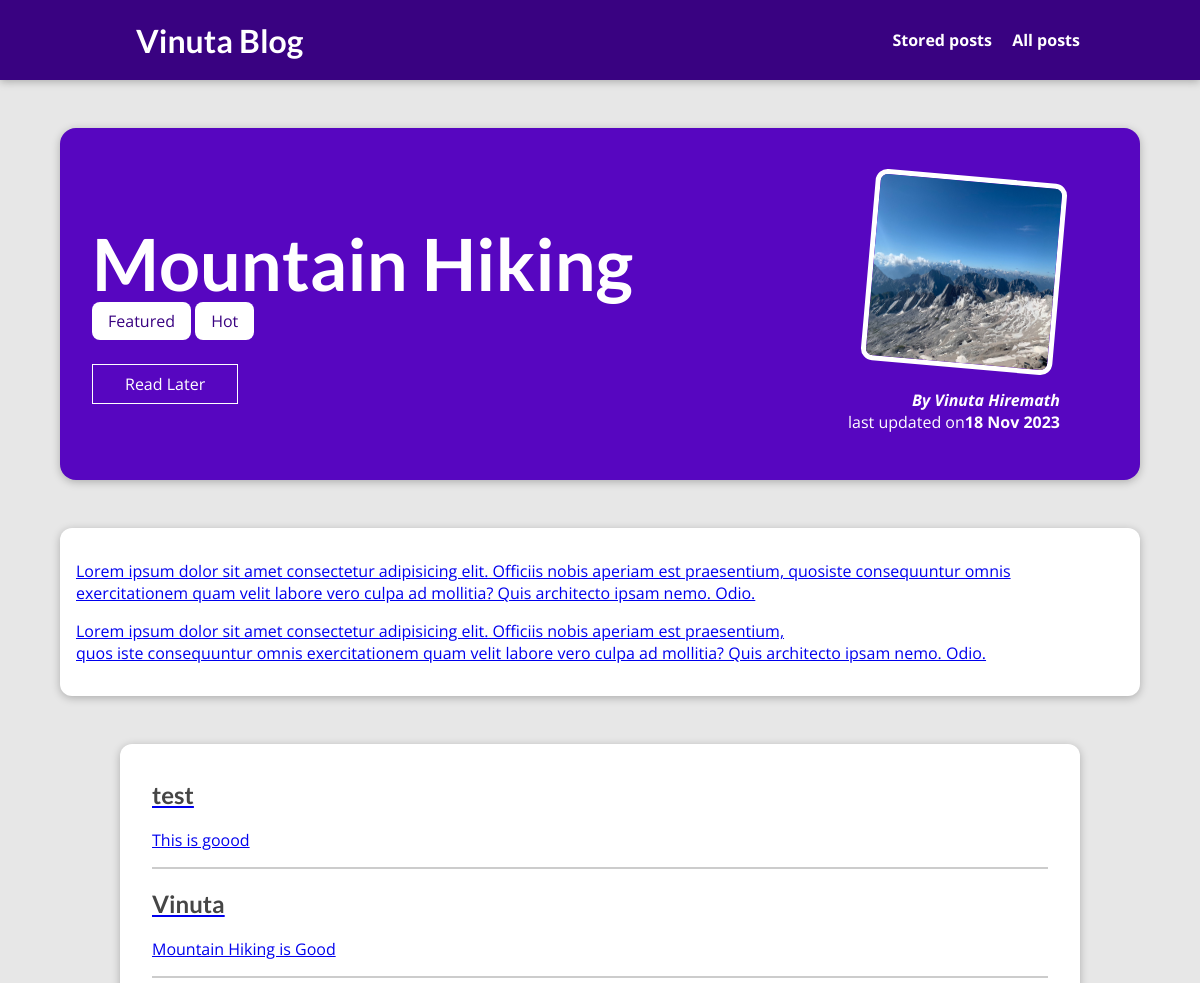
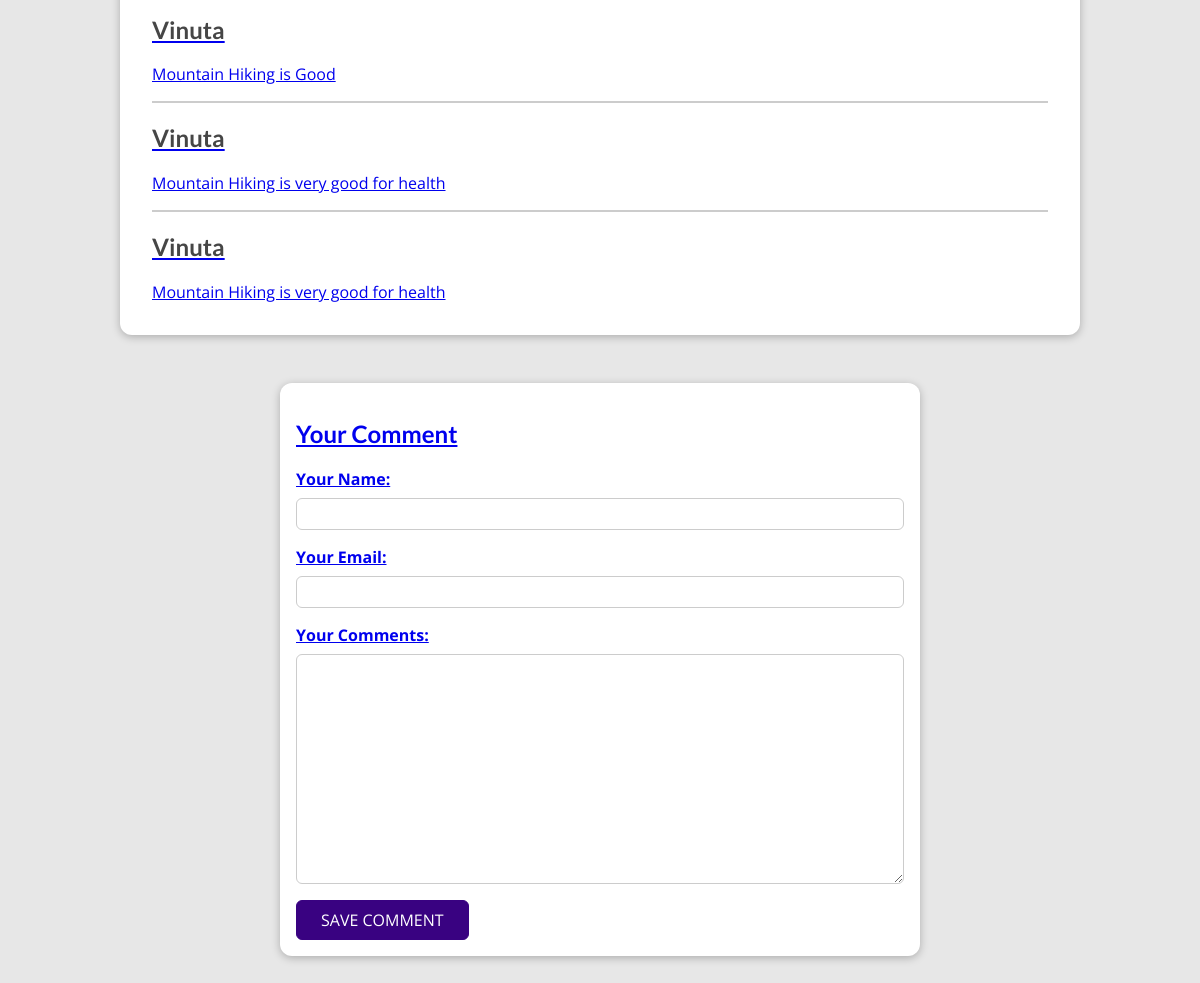
The page /posts/hike-in-the-mountains on the database its author committed (2 pictures, top to bottom).
### blog/models.py (models this page shows, shortened)
class Post(models.Model):
    title = models.CharField(max_length=150)
    excerpt = models.CharField(max_length=200)
    image =  models.ImageField(upload_to="posts", null=True)
    date = models.DateField(auto_now=True)
    slug = models.SlugField(unique=True,db_index=True)
    content = models.TextField(validators=[MinLengthValidator(10)])
    author = models.ForeignKey(Author, on_delete=models.SET_NULL,null=True, related_name="posts")
    tag = models.ManyToManyField(Tag)

class Tag(models.Model):
    caption = models.CharField(max_length=20)

class Author(models.Model):
    first_name = models.CharField(max_length=100)
    last_name = models.CharField(max_length=100)
    email_address = models.EmailField()
    def full_name(self):
        return f"{self.first_name} {self.last_name}"
    def __str__(self):
        return self.full_name()

class Comment(models.Model):
    user_name = models.CharField(max_length=120)
    user_email = models.EmailField()
    text = models.TextField(max_length=300)
    post = models.ForeignKey(Post, on_delete=models.CASCADE, related_name="comments")

### blog/views.py (the view, shortened to what this page needs)
# urls.py: path("posts/<slug:slug>", views.SinglePost.as_view(), name = "posts-detais-page"),
class SinglePost(View):
    def is_stored_post(self, request, post_id):
        stored_posts = request.session.get("stored_posts")
        if stored_posts is not None:
            is_saved_for_later = post_id in stored_posts
        else:
            is_saved_for_later = False
        return is_saved_for_later
    def get(self, request, slug):
        post = Post.objects.get(slug=slug)
        context = {
            "post" : post,
            "post_tags" : post.tag.all(),
            "comment_form" : CommentForm(),
            "comments" : post.comments.all().order_by("-id"),
            "saved_for_later" : self.is_stored_post(request, post.id)
        }
        return render(request, "blog/post-detail.html", context )

### blog/forms.py
class CommentForm(forms.ModelForm):
    class Meta:
        model = Comment
        exclude = ["post"]
        labels = {
            "user_name" : "Your Name",
            "user_email" : "Your Email",
            "text"  : "Your Comments"
        }

### blog/templates/blog/post-detail.html (shortened to what this page needs)
{% extends "base.html" %}
{% load static %}
{% block css_files %}
    <link rel="stylesheet" href="{% static 'blog/post-detail.css' %}" />
{% endblock%}
{% block content %}
    <section id="summary">
        <h2>{{post.title}}</h2>
        <div>
            {% for tag in post_tags %}
                <span class="tag">{{tag.caption}}</span>
            {% endfor %}
        </div>
        <div id="read-later">
            <form action="{% url 'read-later' %}" method="POST">
                <button>
                    {%if saved_for_later %}
                        Remove from Read Later List
                    {% else %}
                        Read Later
                    {% endif %}
                </button>
            </form>
        </div>
        <article>
            <img src="{{ post.image.url }}" alt = "{{post.title}}" />
            <address>By <a href="mailto:{{post.author.email_address}}">{{post.author}}</address>
            <div>
                last updated on<time>{{post.date|date:"d M Y"}}</time>
            </div>
        </article>
    </section>
    <main>
        {{post.content|linebreaks}}
    </main>
    <section id="comments">
        <ul>
            {% for comment in comments%}
                <li>
                    <h2>{{comment.user_name}}</h2>
                    <p>{{comment.text|linebreaks}}</p>
                </li>
            {% endfor %}
        </ul>
    </section>
    <section id="comment-form">
        <h2>Your Comment</h2>
        <form action="{% url 'posts-detais-page' post.slug %}" method="POST">
            {% for form_field in comment_form %}
            <div class = "form-control" {% if form_field.errors %} Invalid {% endif %}>
                {{ form_field.label_tag }}
                {{ form_field }}
            </div>
            {% endfor %}
            <button>SAVE COMMENT</button>
        </form>
    </section>
{% endblock%}

### templates/base.html (shortened to what this page needs)
{% load static %}
<!DOCTYPE html>
<html>
    <head>
        <link rel="stylesheet" href="{% static 'app.css' %}">
        {% block css_files %} {% endblock %}
    </head>
    <body>
        <header id="main-navigation">
        <h1><a href = "{% url 'stating-page' %}">Vinuta Blog</a></h1>
        <nav>
            <a href = "{% url 'read-later' %}">Stored posts</a>
            <a href = "{% url 'posts-page' %}">All posts</a>
        </nav>
        </header>
        {% block content %}
        {% endblock %}
    </body>
</html>

### static/app.css (style rules this page uses)
* { box-sizing: border-box; }
html { font-family: 'Open Sans', 'Lato', sans-serif; }
body { margin: 0; }
h1, h2, h3 { font-family: 'Lato', sans-serif; font-weight: bold; }
#main-navigation { width: 100%; height: 5rem; display: flex; justify-content: space-between; align-items: center; padding: 0 10%; position: absolute; top: 0; left: 0; }
#main-navigation a { text-decoration: none; color: white; font-weight: bold; margin-left: 1rem; }

### blog/static/blog/post-detail.css (style rules this page uses)
body { background-color: #e7e7e7; }
#main-navigation { background-color: #390281; box-shadow: 0 2px 8px rgba(0, 0, 0, 0.25); }
#summary { margin: 8rem auto 3rem auto; padding: 2rem; width: 90%; max-width: 90rem; border-radius: 16px; background-color: #5706c0; position: relative; box-shadow: 0 2px 8px rgba(0, 0, 0, 0.25); height: 22rem; }
#summary h2 { color: white; font-size: 4.5rem; margin-bottom: 0.25rem; }
#summary article { position: absolute; top: 2rem; right: 3rem; padding: 1rem 2rem; border-radius: 12px; text-align: right; color: white; }
#summary article img { width: 12rem; height: 12rem; border-radius: 12px; transform: rotateZ(5deg); border: 5px solid white; margin-bottom: 1rem; }
#summary address { font-weight: bold; }
#summary a { color: white; text-decoration: none; }
#summary time { font-weight: bold; }
#read-later { margin: 2rem 0; }
#read-later button { background-color: transparent; border: 1px solid white; padding: 0.5rem 2rem; font: inherit; color: white; cursor: pointer; }
main { width: 90%; max-width: 90rem; margin: 3rem auto; background-color: white; padding: 1rem; border-radius: 12px; box-shadow: 0 2px 8px rgba(0, 0, 0, 0.25); }
.tag { background-color: white; color: #390281; padding: 0.5rem 1rem; border-radius: 8px; }
#comment-form { margin: 3rem auto; width: 90%; max-width: 40rem; border-radius: 12px; background-color: white; box-shadow: 0 2px 8px rgba(0, 0, 0, 0.25); padding: 1rem; }
#comment-form button { font: inherit; background-color: #390281; color: white; border: 1px solid #390281; padding: 0.5rem 1.5rem; border-radius: 6px; cursor: pointer; }
.form-control { margin-bottom: 1rem; }
.form-control label { font-weight: bold; margin-bottom: 0.5rem; display: block; }
.form-control input, .form-control textarea { display: block; width: 100%; font: inherit; padding: 0.25rem; border-radius: 6px; border: 1px solid #ccc; }
#comments { margin: 3rem auto; width: 90%; max-width: 60rem; border-radius: 12px; background-color: white; box-shadow: 0 2px 8px rgba(0, 0, 0, 0.25); padding: 1rem 2rem; }
#comments ul { list-style: none; margin: 0; padding: 0; }
#comments li { margin-bottom: 1rem; border-bottom: 2px solid #ccc; }
#comments li:last-of-type { border-bottom: none; }
#comments h2 { color: #464646; }

### rows shown on the page
Post: title "Mountain Hiking", image (picture), author "Vinuta Hiremath", date "18 Nov 2023", content "Lorem ipsum dolor sit amet consectetur adipisicing elit. Officiis nobis aperiam est praesentium, quosiste consequuntur omnis exercitationem quam velit labore vero culpa ad mollitia? Quis architecto ipsam nemo. Odio. Lorem ipsum dolor sit amet consectetur adipisicing elit. Officiis nobis aperiam est praesentium, quos iste consequuntur omnis exercitationem quam velit labore vero culpa ad mollitia? Quis architecto ipsam nemo. Odio."
Tag: caption "Featured"
Tag: caption "Hot"
Comment: user_name "test", text "This is goood"
Comment: user_name "Vinuta", text "Mountain Hiking is Good"
Comment: user_name "Vinuta", text "Mountain Hiking is Good"
Comment: user_name "Vinuta", text "Mountain Hiking is very good for health"
Comment: user_name "Vinuta", text "Mountain Hiking is very good for health"
